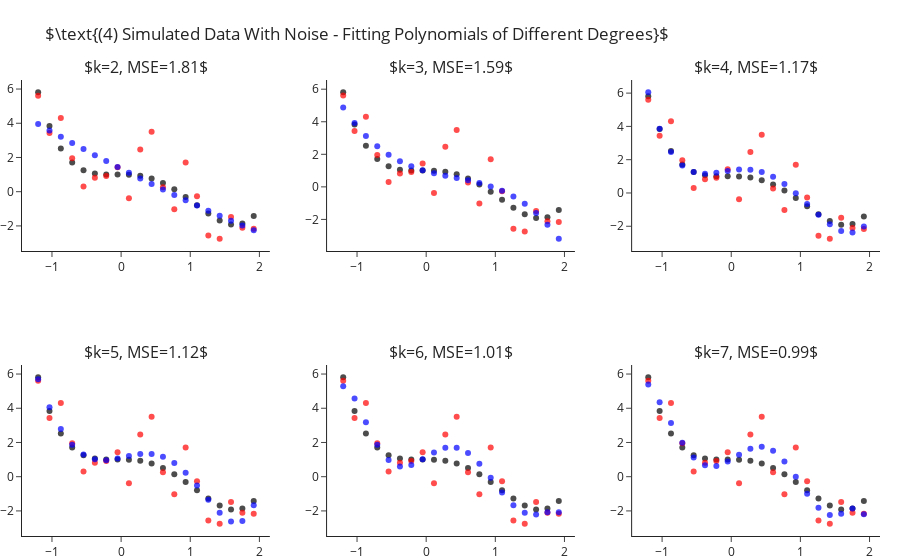

The code cell stored with this chart in its notebook:
### Markdown cell above
## Fitting Polynomial Of Different Degrees - With Sample Noise

Still fitting for different values of $k$, let us add some standard Gaussian noise (i.e. $\mathcal{N}\left(0,1\right)$).
This time we observe two things:
- Even for the correct $k=4$ model we are not able to achieve zero MSE.
- As we increase $4<k\rightarrow 7$ we manage to decrease the error more and more.

### Code cell
y = y_ + np.random.normal(size=len(y_))

ks = range(2, 8)
fig = make_subplots(2, 3, subplot_titles=list(ks))
for i, k in enumerate(ks):
    r,c = i//3+1, i%3+1 
    
    y_hat = make_pipeline(PolynomialFeatures(k), LinearRegression(fit_intercept=False)).fit(X, y).predict(X)
    fig.add_traces([go.Scatter(x=x, y=y_, mode="markers", name="Real Points",  marker=dict(color="black", opacity=.7), showlegend=False),
                    go.Scatter(x=x, y=y, mode="markers", name="Observed Points",  marker=dict(color="red", opacity=.7), showlegend=False), 
                    go.Scatter(x=x, y=y_hat, mode="markers", name="Predicted Points",  marker=dict(color="blue", opacity=.7), showlegend=False)], rows=r, cols=c)
    fig["layout"]["annotations"][i]["text"] = rf"$k={{0}}, MSE={{1}}$".format(k, round(np.mean((y-y_hat)**2), 2))

fig.update_layout(title=r"$\text{(4) Simulated Data With Noise - Fitting Polynomials of Different Degrees}$", margin=dict(t=80)).show()

### Figure 1 — Plotly figure (JSON) as saved in the notebook; plotly's stock layout.template omitted (floating-point values rounded to 4 significant figures)
{"data": [{"marker": {"color": "black", "opacity": 0.7}, "mode": "markers", "name": "Real Points", "showlegend": false, "x": [-1.2, -1.036, -0.8718, -0.7077, -0.5436, -0.3795, -0.2154, -0.05128, 0.1128, 0.2769, 0.441, 0.6051, 0.7692, 0.9333, 1.097, 1.262, 1.426, 1.59, 1.754, 1.918], "y": [5.81, 3.838, 2.523, 1.709, 1.261, 1.058, 0.9989, 0.999, 0.9909, 0.9251, 0.769, 0.5078, 0.1439, -0.3028, -0.7951, -1.278, -1.68, -1.912, -1.866, -1.418], "type": "scatter", "xaxis": "x", "yaxis": "y"}, {"marker": {"color": "red", "opacity": 0.7}, "mode": "markers", "name": "Observed Points", "showlegend": false, "x": [-1.2, -1.036, -0.8718, -0.7077, -0.5436, -0.3795, -0.2154, -0.05128, 0.1128, 0.2769, 0.441, 0.6051, 0.7692, 0.9333, 1.097, 1.262, 1.426, 1.59, 1.754, 1.918], "y": [5.608, 3.437, 4.302, 1.962, 0.303, 0.8198, 0.9161, 1.428, -0.3777, 2.463, 3.499, 0.2671, -1.022, 1.702, -0.2647, -2.567, -2.747, -1.484, -2.106, -2.164], "type": "scatter", "xaxis": "x", "yaxis": "y"}, {"marker": {"color": "blue", "opacity": 0.7}, "mode": "markers", "name": "Predicted Points", "showlegend": false, "x": [-1.2, -1.036, -0.8718, -0.7077, -0.5436, -0.3795, -0.2154, -0.05128, 0.1128, 0.2769, 0.441, 0.6051, 0.7692, 0.9333, 1.097, 1.262, 1.426, 1.59, 1.754, 1.918], "y": [3.956, 3.582, 3.213, 2.849, 2.49, 2.136, 1.788, 1.445, 1.108, 0.7753, 0.4482, 0.1264, -0.1902, -0.5014, -0.8074, -1.108, -1.404, -1.694, -1.979, -2.258], "type": "scatter", "xaxis": "x", "yaxis": "y"}, {"marker": {"color": "black", "opacity": 0.7}, "mode": "markers", "name": "Real Points", "showlegend": false, "x": [-1.2, -1.036, -0.8718, -0.7077, -0.5436, -0.3795, -0.2154, -0.05128, 0.1128, 0.2769, 0.441, 0.6051, 0.7692, 0.9333, 1.097, 1.262, 1.426, 1.59, 1.754, 1.918], "y": [5.81, 3.838, 2.523, 1.709, 1.261, 1.058, 0.9989, 0.999, 0.9909, 0.9251, 0.769, 0.5078, 0.1439, -0.3028, -0.7951, -1.278, -1.68, -1.912, -1.866, -1.418], "type": "scatter", "xaxis": "x2", "yaxis": "y2"}, {"marker": {"color": "red", "opacity": 0.7}, "mode": "markers", "name": "Observed Points", "showlegend": false, "x": [-1.2, -1.036, -0.8718, -0.7077, -0.5436, -0.3795, -0.2154, -0.05128, 0.1128, 0.2769, 0.441, 0.6051, 0.7692, 0.9333, 1.097, 1.262, 1.426, 1.59, 1.754, 1.918], "y": [5.608, 3.437, 4.302, 1.962, 0.303, 0.8198, 0.9161, 1.428, -0.3777, 2.463, 3.499, 0.2671, -1.022, 1.702, -0.2647, -2.567, -2.747, -1.484, -2.106, -2.164], "type": "scatter", "xaxis": "x2", "yaxis": "y2"}, {"marker": {"color": "blue", "opacity": 0.7}, "mode": "markers", "name": "Predicted Points", "showlegend": false, "x": [-1.2, -1.036, -0.8718, -0.7077, -0.5436, -0.3795, -0.2154, -0.05128, 0.1128, 0.2769, 0.441, 0.6051, 0.7692, 0.9333, 1.097, 1.262, 1.426, 1.59, 1.754, 1.918], "y": [4.883, 3.923, 3.131, 2.488, 1.975, 1.571, 1.259, 1.02, 0.8332, 0.6806, 0.5428, 0.4007, 0.2352, 0.02724, -0.2424, -0.5928, -1.043, -1.612, -2.32, -3.184], "type": "scatter", "xaxis": "x2", "yaxis": "y2"}, {"marker": {"color": "black", "opacity": 0.7}, "mode": "markers", "name": "Real Points", "showlegend": false, "x": [-1.2, -1.036, -0.8718, -0.7077, -0.5436, -0.3795, -0.2154, -0.05128, 0.1128, 0.2769, 0.441, 0.6051, 0.7692, 0.9333, 1.097, 1.262, 1.426, 1.59, 1.754, 1.918], "y": [5.81, 3.838, 2.523, 1.709, 1.261, 1.058, 0.9989, 0.999, 0.9909, 0.9251, 0.769, 0.5078, 0.1439, -0.3028, -0.7951, -1.278, -1.68, -1.912, -1.866, -1.418], "type": "scatter", "xaxis": "x3", "yaxis": "y3"}, {"marker": {"color": "red", "opacity": 0.7}, "mode": "markers", "name": "Observed Points", "showlegend": false, "x": [-1.2, -1.036, -0.8718, -0.7077, -0.5436, -0.3795, -0.2154, -0.05128, 0.1128, 0.2769, 0.441, 0.6051, 0.7692, 0.9333, 1.097, 1.262, 1.426, 1.59, 1.754, 1.918], "y": [5.608, 3.437, 4.302, 1.962, 0.303, 0.8198, 0.9161, 1.428, -0.3777, 2.463, 3.499, 0.2671, -1.022, 1.702, -0.2647, -2.567, -2.747, -1.484, -2.106, -2.164], "type": "scatter", "xaxis": "x3", "yaxis": "y3"}, {"marker": {"color": "blue", "opacity": 0.7}, "mode": "markers", "name": "Predicted Points", "showlegend": false, "x": [-1.2, -1.036, -0.8718, -0.7077, -0.5436, -0.3795, -0.2154, -0.05128, 0.1128, 0.2769, 0.441, 0.6051, 0.7692, 0.9333, 1.097, 1.262, 1.426, 1.59, 1.754, 1.918], "y": [6.049, 3.862, 2.456, 1.645, 1.26, 1.158, 1.213, 1.322, 1.404, 1.395, 1.258, 0.9711, 0.5379, -0.01909, -0.6557, -1.307, -1.887, -2.287, -2.381, -2.018], "type": "scatter", "xaxis": "x3", "yaxis": "y3"}, {"marker": {"color": "black", "opacity": 0.7}, "mode": "markers", "name": "Real Points", "showlegend": false, "x": [-1.2, -1.036, -0.8718, -0.7077, -0.5436, -0.3795, -0.2154, -0.05128, 0.1128, 0.2769, 0.441, 0.6051, 0.7692, 0.9333, 1.097, 1.262, 1.426, 1.59, 1.754, 1.918], "y": [5.81, 3.838, 2.523, 1.709, 1.261, 1.058, 0.9989, 0.999, 0.9909, 0.9251, 0.769, 0.5078, 0.1439, -0.3028, -0.7951, -1.278, -1.68, -1.912, -1.866, -1.418], "type": "scatter", "xaxis": "x4", "yaxis": "y4"}, {"marker": {"color": "red", "opacity": 0.7}, "mode": "markers", "name": "Observed Points", "showlegend": false, "x": [-1.2, -1.036, -0.8718, -0.7077, -0.5436, -0.3795, -0.2154, -0.05128, 0.1128, 0.2769, 0.441, 0.6051, 0.7692, 0.9333, 1.097, 1.262, 1.426, 1.59, 1.754, 1.918], "y": [5.608, 3.437, 4.302, 1.962, 0.303, 0.8198, 0.9161, 1.428, -0.3777, 2.463, 3.499, 0.2671, -1.022, 1.702, -0.2647, -2.567, -2.747, -1.484, -2.106, -2.164], "type": "scatter", "xaxis": "x4", "yaxis": "y4"}, {"marker": {"color": "blue", "opacity": 0.7}, "mode": "markers", "name": "Predicted Points", "showlegend": false, "x": [-1.2, -1.036, -0.8718, -0.7077, -0.5436, -0.3795, -0.2154, -0.05128, 0.1128, 0.2769, 0.441, 0.6051, 0.7692, 0.9333, 1.097, 1.262, 1.426, 1.59, 1.754, 1.918], "y": [5.696, 4.066, 2.784, 1.867, 1.294, 1.018, 0.9675, 1.06, 1.208, 1.323, 1.33, 1.167, 0.7999, 0.2266, -0.5155, -1.341, -2.109, -2.615, -2.585, -1.666], "type": "scatter", "xaxis": "x4", "yaxis": "y4"}, {"marker": {"color": "black", "opacity": 0.7}, "mode": "markers", "name": "Real Points", "showlegend": false, "x": [-1.2, -1.036, -0.8718, -0.7077, -0.5436, -0.3795, -0.2154, -0.05128, 0.1128, 0.2769, 0.441, 0.6051, 0.7692, 0.9333, 1.097, 1.262, 1.426, 1.59, 1.754, 1.918], "y": [5.81, 3.838, 2.523, 1.709, 1.261, 1.058, 0.9989, 0.999, 0.9909, 0.9251, 0.769, 0.5078, 0.1439, -0.3028, -0.7951, -1.278, -1.68, -1.912, -1.866, -1.418], "type": "scatter", "xaxis": "x5", "yaxis": "y5"}, {"marker": {"color": "red", "opacity": 0.7}, "mode": "markers", "name": "Observed Points", "showlegend": false, "x": [-1.2, -1.036, -0.8718, -0.7077, -0.5436, -0.3795, -0.2154, -0.05128, 0.1128, 0.2769, 0.441, 0.6051, 0.7692, 0.9333, 1.097, 1.262, 1.426, 1.59, 1.754, 1.918], "y": [5.608, 3.437, 4.302, 1.962, 0.303, 0.8198, 0.9161, 1.428, -0.3777, 2.463, 3.499, 0.2671, -1.022, 1.702, -0.2647, -2.567, -2.747, -1.484, -2.106, -2.164], "type": "scatter", "xaxis": "x5", "yaxis": "y5"}, {"marker": {"color": "blue", "opacity": 0.7}, "mode": "markers", "name": "Predicted Points", "showlegend": false, "x": [-1.2, -1.036, -0.8718, -0.7077, -0.5436, -0.3795, -0.2154, -0.05128, 0.1128, 0.2769, 0.441, 0.6051, 0.7692, 0.9333, 1.097, 1.262, 1.426, 1.59, 1.754, 1.918], "y": [5.28, 4.57, 3.186, 1.866, 0.9727, 0.6028, 0.6767, 1.019, 1.42, 1.692, 1.698, 1.379, 0.758, -0.0642, -0.9305, -1.663, -2.11, -2.213, -2.081, -2.083], "type": "scatter", "xaxis": "x5", "yaxis": "y5"}, {"marker": {"color": "black", "opacity": 0.7}, "mode": "markers", "name": "Real Points", "showlegend": false, "x": [-1.2, -1.036, -0.8718, -0.7077, -0.5436, -0.3795, -0.2154, -0.05128, 0.1128, 0.2769, 0.441, 0.6051, 0.7692, 0.9333, 1.097, 1.262, 1.426, 1.59, 1.754, 1.918], "y": [5.81, 3.838, 2.523, 1.709, 1.261, 1.058, 0.9989, 0.999, 0.9909, 0.9251, 0.769, 0.5078, 0.1439, -0.3028, -0.7951, -1.278, -1.68, -1.912, -1.866, -1.418], "type": "scatter", "xaxis": "x6", "yaxis": "y6"}, {"marker": {"color": "red", "opacity": 0.7}, "mode": "markers", "name": "Observed Points", "showlegend": false, "x": [-1.2, -1.036, -0.8718, -0.7077, -0.5436, -0.3795, -0.2154, -0.05128, 0.1128, 0.2769, 0.441, 0.6051, 0.7692, 0.9333, 1.097, 1.262, 1.426, 1.59, 1.754, 1.918], "y": [5.608, 3.437, 4.302, 1.962, 0.303, 0.8198, 0.9161, 1.428, -0.3777, 2.463, 3.499, 0.2671, -1.022, 1.702, -0.2647, -2.567, -2.747, -1.484, -2.106, -2.164], "type": "scatter", "xaxis": "x6", "yaxis": "y6"}, {"marker": {"color": "blue", "opacity": 0.7}, "mode": "markers", "name": "Predicted Points", "showlegend": false, "x": [-1.2, -1.036, -0.8718, -0.7077, -0.5436, -0.3795, -0.2154, -0.05128, 0.1128, 0.2769, 0.441, 0.6051, 0.7692, 0.9333, 1.097, 1.262, 1.426, 1.59, 1.754, 1.918], "y": [5.393, 4.35, 3.132, 1.988, 1.128, 0.6704, 0.6206, 0.8827, 1.288, 1.638, 1.752, 1.511, 0.8938, -0.008108, -0.9982, -1.818, -2.233, -2.16, -1.861, -2.195], "type": "scatter", "xaxis": "x6", "yaxis": "y6"}], "layout": {"xaxis": {"anchor": "y", "domain": [0.0, 0.2889]}, "yaxis": {"anchor": "x", "domain": [0.625, 1.0]}, "xaxis2": {"anchor": "y2", "domain": [0.3556, 0.6444]}, "yaxis2": {"anchor": "x2", "domain": [0.625, 1.0]}, "xaxis3": {"anchor": "y3", "domain": [0.7111, 1.0]}, "yaxis3": {"anchor": "x3", "domain": [0.625, 1.0]}, "xaxis4": {"anchor": "y4", "domain": [0.0, 0.2889]}, "yaxis4": {"anchor": "x4", "domain": [0.0, 0.375]}, "xaxis5": {"anchor": "y5", "domain": [0.3556, 0.6444]}, "yaxis5": {"anchor": "x5", "domain": [0.0, 0.375]}, "xaxis6": {"anchor": "y6", "domain": [0.7111, 1.0]}, "yaxis6": {"anchor": "x6", "domain": [0.0, 0.375]}, "annotations": [{"font": {"size": 16}, "showarrow": false, "text": "$k=2, MSE=1.81$", "x": 0.1444, "xanchor": "center", "xref": "paper", "y": 1.0, "yanchor": "bottom", "yref": "paper"}, {"font": {"size": 16}, "showarrow": false, "text": "$k=3, MSE=1.59$", "x": 0.5, "xanchor": "center", "xref": "paper", "y": 1.0, "yanchor": "bottom", "yref": "paper"}, {"font": {"size": 16}, "showarrow": false, "text": "$k=4, MSE=1.17$", "x": 0.8556, "xanchor": "center", "xref": "paper", "y": 1.0, "yanchor": "bottom", "yref": "paper"}, {"font": {"size": 16}, "showarrow": false, "text": "$k=5, MSE=1.12$", "x": 0.1444, "xanchor": "center", "xref": "paper", "y": 0.375, "yanchor": "bottom", "yref": "paper"}, {"font": {"size": 16}, "showarrow": false, "text": "$k=6, MSE=1.01$", "x": 0.5, "xanchor": "center", "xref": "paper", "y": 0.375, "yanchor": "bottom", "yref": "paper"}, {"font": {"size": 16}, "showarrow": false, "text": "$k=7, MSE=0.99$", "x": 0.8556, "xanchor": "center", "xref": "paper", "y": 0.375, "yanchor": "bottom", "yref": "paper"}], "margin": {"t": 80}, "title": {"text": "$\\text{(4) Simulated Data With Noise - Fitting Polynomials of Different Degrees}$"}}}
